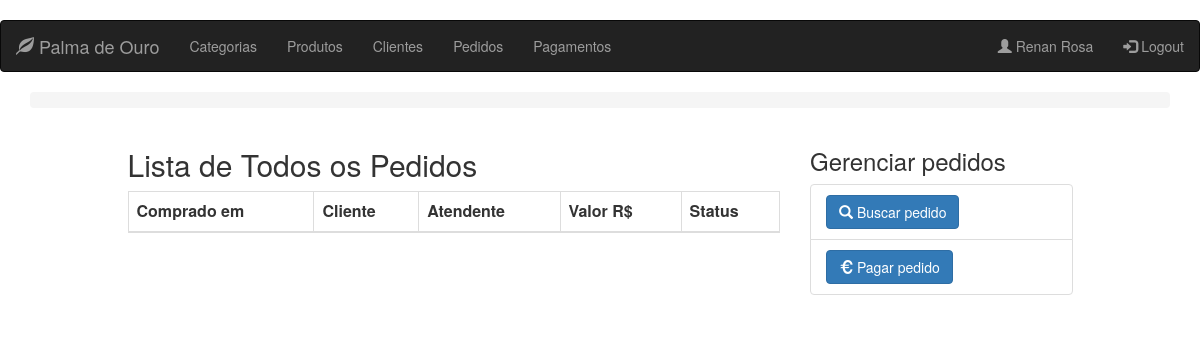
Before: /order/client/4 (signed in) with the older database file.
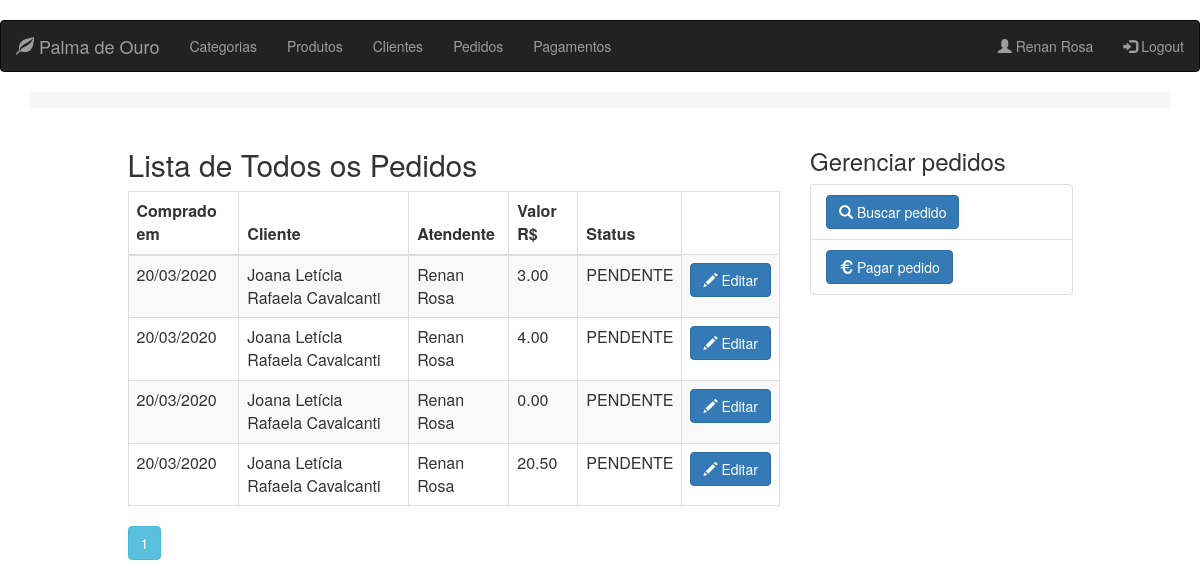
After: the same page with the newer database file.
### app/models.py (models this page shows, shortened)
class Order(db.Model):
    __tablename__ = 'orders'
    id = db.Column(db.Integer, primary_key=True)
    client_id = db.Column(db.Integer, ForeignKey('clients.id'), nullable=False)
    clerk_id = db.Column(db.Integer, ForeignKey('clerks.id'), nullable=False)
    payment_id = db.Column(db.Integer, ForeignKey('payments.id'), nullable=True)
    ordered = db.Column(db.DateTime, index=True, default=datetime.now)
    total = db.Column(db.Numeric(10, 2), default=0)
    status = db.Column(db.Enum(Status), default=Status.PENDENTE)
    client = relationship("Client", backref=backref('orders', order_by=id))
    clerk = relationship("Clerk", backref=backref('orders', order_by=id))
    payment = relationship("Payment", backref=backref('orders', order_by=id), lazy=True)

class User(db.Model):
    __metaclass__ = ABCMeta
    __abstract__ = True
    id = db.Column(db.Integer, primary_key=True)
    name = db.Column(db.String(64), nullable=False, index=True)
    phone_number = db.Column(db.String(13), nullable=False)

class Client(User):
    __tablename__ = 'clients'
    __mapper_args__ = {'concrete': True}
    identification = db.Column(db.String(9), unique=True)
    notifiable = db.Column(db.Boolean)
    address = db.Column(db.String(64))
    status = db.Column(db.Boolean)

class Clerk(User, UserMixin):
    __tablename__ = 'clerks'
    image_file = db.Column(db.String(24), default='default.jpg')
    email = db.Column(db.String(64), unique=True)
    password_hash = db.Column(db.String(128), nullable=False)
    __mapper_args__ = {
        'concrete': True
    }
    @property
    def password(self):
        raise AttributeError('password is not a readable attribute')

### app/routes/order/routes.py (the view)
@blueprint_order.route('/order/client/<int:id>', methods=['GET'])
@blueprint_order.route('/order', defaults={'id': None}, methods=['GET'])
@register_breadcrumb(blueprint_order, '.', 'Pedidos')
@login_required
def get_orders(id):
    page = request.args.get('page', 1, type=int)
    if id is not None:
        orders = Order.query \
            .filter_by(client_id=id) \
            .order_by(Order.ordered.desc()) \
            .paginate(page=page, per_page=10)
        return render_template('order/client_orders.html', orders=orders, client_id=id)
    orders = Order.query.order_by(Order.ordered.desc()).paginate(page=page, per_page=10)
    return render_template('order/list.html', orders=orders)

### app/models.py (called while the page is built)
@login_manager.user_loader
def load_user(id):
    return Clerk.query.get(id)

### app/templates/order/client_orders.html
{% extends "base.html" %}
{% block page_content %}
    <div class="row">
        <div class="col-md-7 col-md-offset-1">
            <h2 class="titulo-principal">Lista de Todos os Pedidos </h2>
            <table class="table table-striped table-responsive table-bordered">
                <thead class="thead-default">
                <tr>
                    <th>Comprado em</th>
                    <th>Cliente</th>
                    <th>Atendente</th>
                    <th>Valor R$</th>
                    <th>Status</th>
                </tr>
                </thead>
                <tbody>
                {% for order in orders.items %}
                    <tr>
                        <td>{{ order.ordered.strftime('%d/%m/%Y') }}</td>
                        <td>{{ order.client.name }}</td>
                        <td>{{ order.clerk.name }}</td>
                        <td>
                            {{ order.total }}
                        </td>
                        <td>{{ order.status.name }}</td>
                        <td>
                            <div class="btn-group">
                                <a href="{{ url_for('blueprint_order.update_order',id=order.id) }}"
                                   class="btn btn-primary">
                                    <i class="glyphicon glyphicon-pencil" aria-hidden="true"></i>
                                    <span>Editar</span>
                                </a>
                            </div>
                        </td>
                    </tr>
                {% endfor %}
                </tbody>
            </table>
            {% for page_number in orders.iter_pages(left_edge=1,right_edge=1,left_current=1,right_current=2) %}
                {% if page_number %}
                    {% if orders.page == page_number %}
                        <a class="btn btn-info mb-4"
                           href="{{ url_for('blueprint_order.get_orders',page=page_number) }}">{{ page_number }}</a>
                    {% else %}
                        <a class="btn btn-outline-info mb-4"
                           href="{{ url_for('blueprint_order.get_orders',page=page_number) }}">{{ page_number }}</a>
                    {% endif %}
                {% else %}
                    ...
                {% endif %}
            {% endfor %}
        </div>
        <div class="col-md-3">
            <div class="content-section">
                <h3>Gerenciar pedidos</h3>
                <ul class="list-group">
                    <li class=" list-group-item list-group-item-light">
                        <a href="{{ url_for('blueprint_order.search_order') }}" class="btn btn-primary">
                            <i class="glyphicon glyphicon glyphicon-search"></i>
                            <span>Buscar pedido</span>
                        </a>
                    </li>
                    <li class=" list-group-item list-group-item-light">
                        <a href="{{ url_for('blueprint_order.pending_order',id=client_id) }}" class="btn btn-primary">
                            <i class="glyphicon glyphicon-euro"></i>
                            <span>Pagar pedido</span>
                        </a>
                    </li>
                </ul>
            </div>
        </div>
    </div>
{% endblock %}

Changed rows visible on the page:
added Order: ordered "20/03/2020", client.name "Joana Letícia Rafaela Cavalcanti", clerk.name "Renan Rosa", total "3.00", status.name "PENDENTE"
added Order: ordered "20/03/2020", client.name "Joana Letícia Rafaela Cavalcanti", clerk.name "Renan Rosa", total "4.00", status.name "PENDENTE"
added Order: ordered "20/03/2020", client.name "Joana Letícia Rafaela Cavalcanti", clerk.name "Renan Rosa", total "0.00", status.name "PENDENTE"
added Order: ordered "20/03/2020", client.name "Joana Letícia Rafaela Cavalcanti", clerk.name "Renan Rosa", total "20.50", status.name "PENDENTE"
Other visible differences:
new list line: "1"
